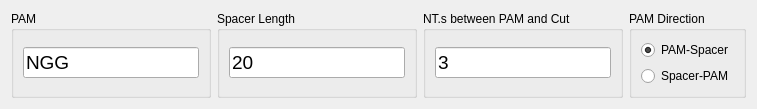
         <widget class="QWidget" name="tab_2">
          <attribute name="title">
           <string>SgRNA 2</string>
          </attribute>
          <layout class="QHBoxLayout" name="horizontalLayout_4">
           <item>
            <widget class="QGroupBox" name="groupBox_8">
             <property name="title">
              <string>PAM</string>
             </property>
             <layout class="QHBoxLayout" name="horizontalLayout_7">
              <item>
               <widget class="QLineEdit" name="lineEdit_PAM_2">
                <property name="font">
                 <font>
                  <family>Arial</family>
                  <pointsize>14</pointsize>
                 </font>
                </property>
                <property name="text">
                 <string>NGG</string>
                </property>
               </widget>
              </item>
             </layout>
            </widget>
           </item>
           <item>
            <widget class="QGroupBox" name="groupBox_9">
             <property name="title">
              <string>Spacer Length</string>
             </property>
             <layout class="QHBoxLayout" name="horizontalLayout_8">
              <item>
               <widget class="QLineEdit" name="lineEdit_SpacerLength_2">
                <property name="font">
                 <font>
                  <family>Arial</family>
                  <pointsize>14</pointsize>
                 </font>
                </property>
                <property name="text">
                 <string>20</string>
                </property>
               </widget>
              </item>
             </layout>
            </widget>
           </item>
           <item>
            <widget class="QGroupBox" name="groupBox_12">
             <property name="title">
              <string>NT.s between PAM and Cut</string>
             </property>
             <layout class="QHBoxLayout" name="horizontalLayout_12">
              <item>
               <widget class="QLineEdit" name="lineEdit_DistanceCP_2">
                <property name="font">
                 <font>
                  <family>Arial</family>
                  <pointsize>14</pointsize>
                 </font>
                </property>
                <property name="text">
                 <string>3</string>
                </property>
               </widget>
              </item>
             </layout>
            </widget>
           </item>
           <item>
            <widget class="QGroupBox" name="groupBox_10">
             <property name="title">
              <string>PAM Direction</string>
             </property>
             <layout class="QVBoxLayout" name="verticalLayout_3">
              <item>
               <widget class="QRadioButton" name="radioButton_PS_2">
                <property name="text">
                 <string>PAM-Spacer</string>
                </property>
                <property name="checked">
                 <bool>true</bool>
                </property>
               </widget>
              </item>
              <item>
               <widget class="QRadioButton" name="radioButton_SP_2">
                <property name="text">
                 <string>Spacer-PAM</string>
                </property>
               </widget>
              </item>
             </layout>
            </widget>
           </item>
          </layout>
         </widget>
